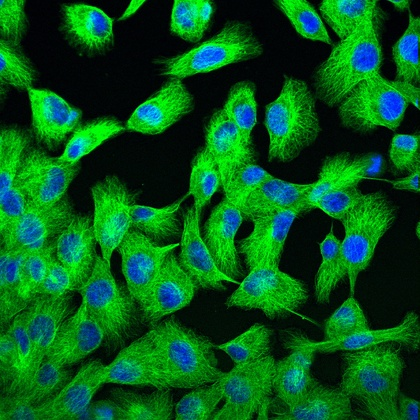
%> input picture CW2/q1-Cells/FluorescentCells.jpg, 420 x 420 px, shrunk from 640 x 640 before the run
$ octave testKmeans_crossValidation.m   (GNU Octave 9; MATLAB toolbox functions it lacks are replaced by stand-ins)
%> lines starting %> are read from the running program, lines starting %| are printed output that depends on the picture
### CW2/q1-Cells/Kmeans.m
function [ Z, Mu , EK] = Kmeans( X, K, tol, display )
% Uses the K Means algorithm to segment the inputted data into K clusters
% INPUTS:      X: M x N points of data to be segmented using a gaussians
%              K: Number of clusts. Default set to 3.
% OUTPUTS:     Z: Contains the centroid vector for each data point
%              C: Defines the cluster means for each centroid vector
%             Ek: Normalized Within Cluster Sum Squared of Errors

if (nargin < 2) K = 3; end      % Set default cluster value to 3 if not given
if (nargin < 3) tol = 1e-10; end % Set default value for the break tolerance
if (nargin < 4) display = false; end % Display iteration count/means

[M,N] = size(X);    % Extract the size of K

Z = zeros(N,1);     % Array to store the indicator variables
dist = zeros(K,1);  % Array to store the norm between a point and the cluster means
size_k = zeros(K,1);% Array to store the size of each cluster in each iteration
Mu = zeros(M,K);    % Array to store the cluster means
Mu_new = rand(M,K); % Array to store the new cluster means
iters = 0;          % iteration count

while norm(Mu - Mu_new) > tol
    if (display) tic; end

    Mu = Mu_new;            % Set Mu to previously computed Cluster Center

    dist = zeros(N,K);      % Compute L2 norm
    for k = 1:K
        dist(:,k) = sum((X(:,:) - Mu(:,k)).^2,1);
    end
    [~,Z] = min(dist,[],2); % Get minimum for each N

    for k = 1:K             % Set new cluster centers to mean of their elements.
        if isempty(X(:,Z == k)) == 1 % Incase a cluster has no members move it to a random point
            Mu_new(:,k) = rand(M,1);
        else
            Mu_new(:,k) = mean(X(:,Z == k),2);
        end
    end
    if display
        iters = iters + 1
        Mu_new = Mu_new
        diff = norm( Mu - Mu_new)
        toc
    end
end

EK = 0; % Compute Normalized Within Cluster Sum of Squares
for k = 1:K
    EK = EK + sum( sum( (X(:,Z == k) - Mu(:,k)).^2));
end
EK = EK / N;

end

### CW2/q1-Cells/KmeansTest.m
function [ Z , EK] = KmeansTest( X, K, Mu )
% Segments the inputted test data into K clusters with means Mu
% INPUTS:      X: M x N points of data to be segmented using a gaussians
%              K: Number of clusts. Default set to 3.
%              Mu: Cluster centers
% OUTPUTS:     Z: Contains the centroid vector for each data point
%              EK: Goodness of Clustering

[~,N] = size(X); % Extract the size of K

dist = zeros(N,K); % Assign to cluster with smallest L2 norm
for k = 1:K
    dist(:,k) = sum((X(:,:) - Mu(:,k)).^2,1);
end
[~,Z] = min(dist,[],2);

EK = 0; % Compute Goodness of fit
for k = 1:K
    EK = EK + sum( sum( (X(:,Z == k) - Mu(:,k)).^2));
end
EK = EK/N;

end

### CW2/q1-Cells/testKmeans_crossValidation.m
% Load the image
img = imread('FluorescentCells.jpg');
%> img is the input picture: size 420x420x3 uint8; mean R, G, B 4.3, 88.1, 27.5
% imshow(img);
img = double(img);
%> img: size 420x420x3 double
[Nx,Ny,M] = size(img);
%> Nx = 420; Ny = 420; M = 3
N = Nx*Ny;
%> N = 176400
X = reshape(img, N,M)';
X = X/255;

Xperm = X(:,randperm(length(X),length(X)));
% Xperm = X;
Xtest = Xperm(:,1:N/2);
Xtrain = Xperm(:, N/2+1:N);

K_vals = 2:10;
Nk = length(K_vals);
Z = cell(Nk,1);
Ztest = cell(Nk,1);
Mu = cell(Nk,1);
EK = zeros(Nk,1);
EKtest = zeros(Nk,1);
TimeTaken = zeros(Nk,1);

for K = K_vals
    tic;
    [Z{K-1},Mu{K-1},EK(K-1)] = Kmeans(Xtrain,K);
    TimeTaken(K-1) = toc
    [ Ztest{K-1} , EKtest(K-1)] = KmeansTest( Xtest, K, Mu{K-1} );
end
%> after the loop, EK = [0.0511; 0.026; 0.017; 0.014; 0.0117; 0.00895; 0.00816; 0.00757; 0.0063]; EKtest = [0.0506; 0.0259; 0.017; 0.0139; 0.0117; 0.00889; 0.00812; 0.00755; 0.00629]; Mu = 9 items; TimeTaken = [0.147; 0.191; 0.422; 0.395; 0.502; 1.77; 1.21; 2.36; 3.3]; Z = 9 items; Ztest = 9 items

figure(); hold on;
plot(K_vals,EK,'x-','DisplayName','Training fit');
plot(K_vals,EKtest,'x-','DisplayName','Testing fit');
title('The normalised within cluster sum of squares vs K'); xlabel('K'); ylabel('Normalised within cluster sum of squares')
legend('show')
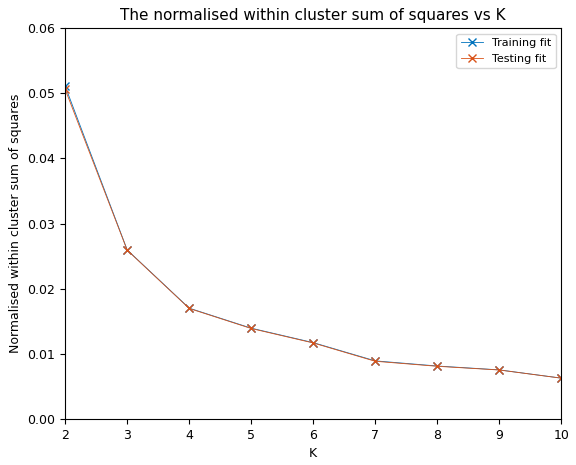
%> figure redrawn from the program's plot data

figure();
plot(K_vals, EK/EKtest)
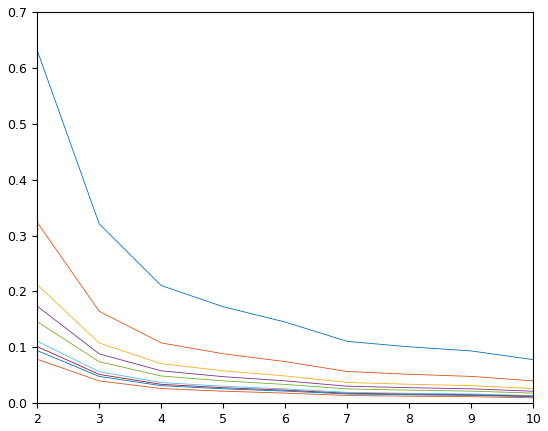
%> figure redrawn from the program's plot data
